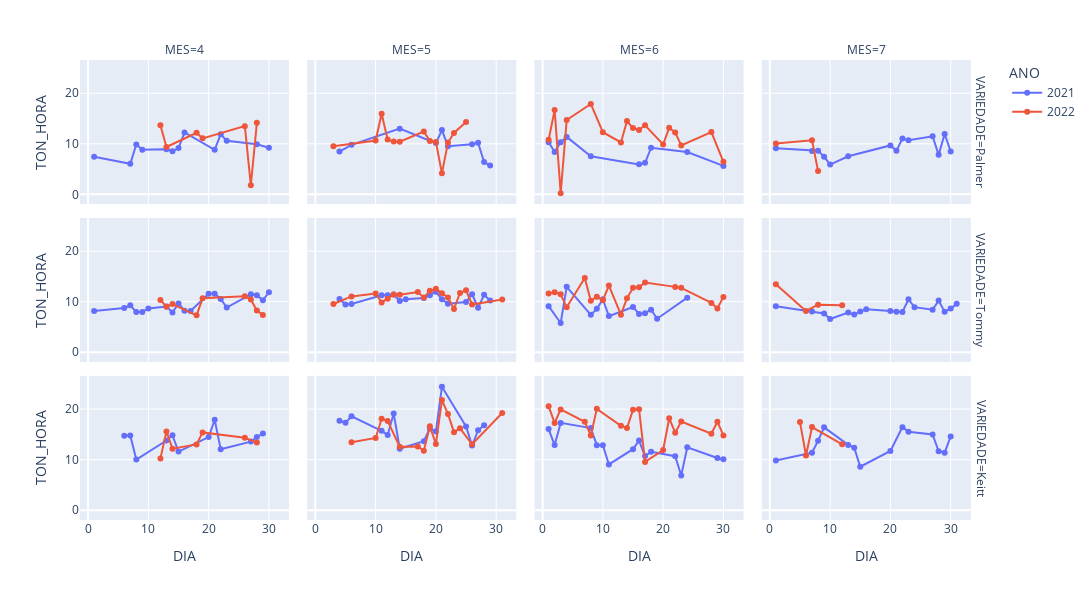

The notebook cell saved with this chart:
### Code cell
fig = px.line(df_piv_dia_mes,x = 'DIA',y = 'TON_HORA', color = 'ANO', facet_col =  'MES', facet_row = 'VARIEDADE' )
fig.update_layout(height = 600, width = 1250, hovermode="x unified")
fig.update_traces(mode="markers+lines", hovertemplate=None)
fig.update_xaxes(categoryorder='category ascending')
fig

### Figure 1 — Plotly figure (JSON) as saved in the notebook; plotly's stock layout.template omitted (floating-point values rounded to 4 significant figures)
{"data": [{"legendgroup": "2021", "line": {"color": "#636efa", "dash": "solid"}, "marker": {"symbol": "circle"}, "mode": "markers+lines", "name": "2021", "orientation": "v", "showlegend": true, "type": "scatter", "x": [1, 7, 8, 9, 13, 14, 15, 16, 21, 22, 23, 28, 30], "xaxis": "x9", "y": [7.43, 6.05, 9.875, 8.82, 8.92, 8.525, 9.153, 12.25, 8.81, 11.88, 10.61, 9.91, 9.225], "yaxis": "y9"}, {"legendgroup": "2021", "line": {"color": "#636efa", "dash": "solid"}, "marker": {"symbol": "circle"}, "mode": "markers+lines", "name": "2021", "orientation": "v", "showlegend": false, "type": "scatter", "x": [4, 6, 14, 20, 21, 22, 26, 27, 28, 29], "xaxis": "x10", "y": [8.47, 9.8, 13, 10.14, 12.71, 9.54, 9.91, 10.19, 6.41, 5.7], "yaxis": "y10"}, {"legendgroup": "2021", "line": {"color": "#636efa", "dash": "solid"}, "marker": {"symbol": "circle"}, "mode": "markers+lines", "name": "2021", "orientation": "v", "showlegend": false, "type": "scatter", "x": [1, 2, 3, 4, 8, 16, 17, 18, 24, 30], "xaxis": "x11", "y": [10.32, 8.4, 10.3, 11.37, 7.52, 5.93, 6.23, 9.22, 8.36, 5.63], "yaxis": "y11"}, {"legendgroup": "2021", "line": {"color": "#636efa", "dash": "solid"}, "marker": {"symbol": "circle"}, "mode": "markers+lines", "name": "2021", "orientation": "v", "showlegend": false, "type": "scatter", "x": [1, 7, 8, 9, 10, 13, 20, 21, 22, 23, 27, 28, 29, 30], "xaxis": "x12", "y": [9.117, 8.57, 8.61, 7.46, 5.88, 7.54, 9.68, 8.65, 11.02, 10.68, 11.49, 7.81, 11.93, 8.49], "yaxis": "y12"}, {"legendgroup": "2021", "line": {"color": "#636efa", "dash": "solid"}, "marker": {"symbol": "circle"}, "mode": "markers+lines", "name": "2021", "orientation": "v", "showlegend": false, "type": "scatter", "x": [1, 6, 7, 8, 9, 10, 13, 14, 15, 16, 17, 20, 21, 22, 23, 27, 28, 29, 30], "xaxis": "x5", "y": [8.186, 8.74, 9.304, 7.95, 7.985, 8.682, 9.037, 7.883, 9.657, 8.237, 8.17, 11.58, 11.56, 10.55, 8.847, 11.47, 11.27, 10.28, 11.88], "yaxis": "y5"}, {"legendgroup": "2021", "line": {"color": "#636efa", "dash": "solid"}, "marker": {"symbol": "circle"}, "mode": "markers+lines", "name": "2021", "orientation": "v", "showlegend": false, "type": "scatter", "x": [4, 5, 6, 11, 12, 13, 14, 15, 18, 19, 20, 21, 22, 25, 26, 27, 28, 29], "xaxis": "x6", "y": [10.54, 9.45, 9.562, 11.29, 11.27, 11.42, 10.13, 10.48, 10.76, 11.29, 11.96, 10.47, 9.586, 9.925, 11.48, 8.825, 11.37, 10.26], "yaxis": "y6"}, {"legendgroup": "2021", "line": {"color": "#636efa", "dash": "solid"}, "marker": {"symbol": "circle"}, "mode": "markers+lines", "name": "2021", "orientation": "v", "showlegend": false, "type": "scatter", "x": [1, 3, 4, 8, 9, 10, 11, 15, 16, 17, 18, 19, 24], "xaxis": "x7", "y": [9.12, 5.8, 12.96, 7.41, 8.59, 10.49, 7.155, 8.97, 7.58, 7.7, 8.425, 6.64, 10.8], "yaxis": "y7"}, {"legendgroup": "2021", "line": {"color": "#636efa", "dash": "solid"}, "marker": {"symbol": "circle"}, "mode": "markers+lines", "name": "2021", "orientation": "v", "showlegend": false, "type": "scatter", "x": [1, 7, 9, 10, 13, 14, 15, 16, 20, 21, 22, 23, 24, 27, 28, 29, 30, 31], "xaxis": "x8", "y": [9.09, 8.045, 7.675, 6.585, 7.86, 7.487, 8.056, 8.527, 8.15, 8.017, 7.98, 10.48, 8.923, 8.41, 10.23, 8.04, 8.643, 9.578], "yaxis": "y8"}, {"legendgroup": "2021", "line": {"color": "#636efa", "dash": "solid"}, "marker": {"symbol": "circle"}, "mode": "markers+lines", "name": "2021", "orientation": "v", "showlegend": false, "type": "scatter", "x": [6, 7, 8, 13, 14, 15, 20, 21, 22, 27, 28, 29], "xaxis": "x", "y": [14.76, 14.79, 10.02, 13.79, 14.81, 11.61, 14.47, 17.89, 12.07, 13.57, 14.49, 15.16], "yaxis": "y"}, {"legendgroup": "2021", "line": {"color": "#636efa", "dash": "solid"}, "marker": {"symbol": "circle"}, "mode": "markers+lines", "name": "2021", "orientation": "v", "showlegend": false, "type": "scatter", "x": [4, 5, 6, 11, 12, 13, 14, 18, 19, 20, 21, 25, 26, 27, 28], "xaxis": "x2", "y": [17.7, 17.28, 18.58, 15.7, 14.88, 19.13, 12.16, 13.66, 16.19, 15.58, 24.41, 16.59, 12.8, 15.82, 16.83], "yaxis": "y2"}, {"legendgroup": "2021", "line": {"color": "#636efa", "dash": "solid"}, "marker": {"symbol": "circle"}, "mode": "markers+lines", "name": "2021", "orientation": "v", "showlegend": false, "type": "scatter", "x": [1, 2, 3, 8, 9, 10, 11, 15, 16, 17, 18, 22, 23, 24, 29, 30], "xaxis": "x3", "y": [16.05, 12.88, 17.28, 16.25, 12.87, 12.86, 9.05, 12.07, 13.78, 10.7, 11.57, 10.7, 6.882, 12.46, 10.34, 10.07], "yaxis": "y3"}, {"legendgroup": "2021", "line": {"color": "#636efa", "dash": "solid"}, "marker": {"symbol": "circle"}, "mode": "markers+lines", "name": "2021", "orientation": "v", "showlegend": false, "type": "scatter", "x": [1, 7, 8, 9, 13, 14, 15, 20, 22, 23, 27, 28, 29, 30], "xaxis": "x4", "y": [9.82, 11.38, 13.75, 16.4, 12.92, 12.37, 8.61, 11.73, 16.44, 15.53, 14.99, 11.67, 11.38, 14.6], "yaxis": "y4"}, {"legendgroup": "2022", "line": {"color": "#EF553B", "dash": "solid"}, "marker": {"symbol": "circle"}, "mode": "markers+lines", "name": "2022", "orientation": "v", "showlegend": true, "type": "scatter", "x": [12, 13, 18, 19, 26, 27, 28], "xaxis": "x9", "y": [13.65, 9.37, 12.18, 11.08, 13.5, 1.82, 14.15], "yaxis": "y9"}, {"legendgroup": "2022", "line": {"color": "#EF553B", "dash": "solid"}, "marker": {"symbol": "circle"}, "mode": "markers+lines", "name": "2022", "orientation": "v", "showlegend": false, "type": "scatter", "x": [3, 10, 11, 12, 13, 14, 18, 19, 20, 21, 22, 23, 25], "xaxis": "x10", "y": [9.535, 10.64, 15.96, 10.83, 10.44, 10.41, 12.44, 10.55, 10.36, 4.15, 10.24, 12.14, 14.31], "yaxis": "y10"}, {"legendgroup": "2022", "line": {"color": "#EF553B", "dash": "solid"}, "marker": {"symbol": "circle"}, "mode": "markers+lines", "name": "2022", "orientation": "v", "showlegend": false, "type": "scatter", "x": [1, 2, 3, 4, 8, 10, 13, 14, 15, 16, 17, 20, 21, 22, 23, 28, 30], "xaxis": "x11", "y": [10.78, 16.7, 0.23, 14.72, 17.89, 12.3, 10.26, 14.5, 13.1, 12.73, 13.67, 9.88, 13.16, 12.26, 9.683, 12.33, 6.425], "yaxis": "y11"}, {"legendgroup": "2022", "line": {"color": "#EF553B", "dash": "solid"}, "marker": {"symbol": "circle"}, "mode": "markers+lines", "name": "2022", "orientation": "v", "showlegend": false, "type": "scatter", "x": [1, 7, 8], "xaxis": "x12", "y": [10.08, 10.68, 4.61], "yaxis": "y12"}, {"legendgroup": "2022", "line": {"color": "#EF553B", "dash": "solid"}, "marker": {"symbol": "circle"}, "mode": "markers+lines", "name": "2022", "orientation": "v", "showlegend": false, "type": "scatter", "x": [12, 13, 14, 18, 19, 26, 27, 28, 29], "xaxis": "x5", "y": [10.35, 9.027, 9.535, 7.32, 10.68, 11.08, 10.46, 8.262, 7.395], "yaxis": "y5"}, {"legendgroup": "2022", "line": {"color": "#EF553B", "dash": "solid"}, "marker": {"symbol": "circle"}, "mode": "markers+lines", "name": "2022", "orientation": "v", "showlegend": false, "type": "scatter", "x": [3, 6, 10, 11, 12, 13, 14, 17, 18, 19, 20, 21, 22, 23, 24, 25, 26, 31], "xaxis": "x6", "y": [9.547, 11.06, 11.62, 9.858, 10.6, 11.44, 11.39, 11.93, 10.81, 12.15, 12.56, 11.67, 10.85, 8.57, 11.75, 12.27, 9.45, 10.43], "yaxis": "y6"}, {"legendgroup": "2022", "line": {"color": "#EF553B", "dash": "solid"}, "marker": {"symbol": "circle"}, "mode": "markers+lines", "name": "2022", "orientation": "v", "showlegend": false, "type": "scatter", "x": [1, 2, 3, 4, 7, 8, 9, 10, 11, 13, 14, 15, 16, 17, 22, 23, 28, 29, 30], "xaxis": "x7", "y": [11.64, 11.86, 11.49, 8.89, 14.71, 10.18, 10.99, 10.3, 13.21, 7.443, 10.69, 12.75, 12.89, 13.8, 12.94, 12.74, 9.77, 8.685, 10.96], "yaxis": "y7"}, {"legendgroup": "2022", "line": {"color": "#EF553B", "dash": "solid"}, "marker": {"symbol": "circle"}, "mode": "markers+lines", "name": "2022", "orientation": "v", "showlegend": false, "type": "scatter", "x": [1, 6, 8, 12], "xaxis": "x8", "y": [13.46, 8.168, 9.415, 9.3], "yaxis": "y8"}, {"legendgroup": "2022", "line": {"color": "#EF553B", "dash": "solid"}, "marker": {"symbol": "circle"}, "mode": "markers+lines", "name": "2022", "orientation": "v", "showlegend": false, "type": "scatter", "x": [12, 13, 14, 18, 19, 26, 28], "xaxis": "x", "y": [10.26, 15.59, 12.17, 13.01, 15.4, 14.32, 13.38], "yaxis": "y"}, {"legendgroup": "2022", "line": {"color": "#EF553B", "dash": "solid"}, "marker": {"symbol": "circle"}, "mode": "markers+lines", "name": "2022", "orientation": "v", "showlegend": false, "type": "scatter", "x": [6, 10, 11, 12, 14, 17, 18, 19, 20, 21, 22, 23, 24, 26, 31], "xaxis": "x2", "y": [13.45, 14.29, 18.11, 17.63, 12.56, 12.61, 11.78, 16.6, 13.11, 21.79, 19.05, 15.44, 16.2, 13.05, 19.24], "yaxis": "y2"}, {"legendgroup": "2022", "line": {"color": "#EF553B", "dash": "solid"}, "marker": {"symbol": "circle"}, "mode": "markers+lines", "name": "2022", "orientation": "v", "showlegend": false, "type": "scatter", "x": [1, 2, 3, 7, 8, 9, 13, 14, 15, 16, 17, 20, 21, 22, 23, 28, 29, 30], "xaxis": "x3", "y": [20.55, 17.27, 19.94, 17.5, 14.79, 20.05, 16.69, 16.28, 19.86, 19.99, 9.56, 11.91, 18.19, 15.34, 17.56, 15.15, 17.51, 14.79], "yaxis": "y3"}, {"legendgroup": "2022", "line": {"color": "#EF553B", "dash": "solid"}, "marker": {"symbol": "circle"}, "mode": "markers+lines", "name": "2022", "orientation": "v", "showlegend": false, "type": "scatter", "x": [5, 6, 7, 12], "xaxis": "x4", "y": [17.45, 10.83, 16.46, 13.04], "yaxis": "y4"}], "layout": {"annotations": [{"font": {}, "showarrow": false, "text": "MES=4", "x": 0.115, "xanchor": "center", "xref": "paper", "y": 1.0, "yanchor": "bottom", "yref": "paper"}, {"font": {}, "showarrow": false, "text": "MES=5", "x": 0.365, "xanchor": "center", "xref": "paper", "y": 1.0, "yanchor": "bottom", "yref": "paper"}, {"font": {}, "showarrow": false, "text": "MES=6", "x": 0.615, "xanchor": "center", "xref": "paper", "y": 1.0, "yanchor": "bottom", "yref": "paper"}, {"font": {}, "showarrow": false, "text": "MES=7", "x": 0.865, "xanchor": "center", "xref": "paper", "y": 1.0, "yanchor": "bottom", "yref": "paper"}, {"font": {}, "showarrow": false, "text": "VARIEDADE=Keitt", "textangle": 90, "x": 0.98, "xanchor": "left", "xref": "paper", "y": 0.1567, "yanchor": "middle", "yref": "paper"}, {"font": {}, "showarrow": false, "text": "VARIEDADE=Tommy", "textangle": 90, "x": 0.98, "xanchor": "left", "xref": "paper", "y": 0.5, "yanchor": "middle", "yref": "paper"}, {"font": {}, "showarrow": false, "text": "VARIEDADE=Palmer", "textangle": 90, "x": 0.98, "xanchor": "left", "xref": "paper", "y": 0.8433, "yanchor": "middle", "yref": "paper"}], "height": 600, "hovermode": "x unified", "legend": {"title": {"text": "ANO"}, "tracegroupgap": 0}, "margin": {"t": 60}, "width": 1250, "xaxis": {"anchor": "y", "categoryorder": "category ascending", "domain": [0, 0.23], "title": {"text": "DIA"}}, "xaxis10": {"anchor": "y10", "categoryorder": "category ascending", "domain": [0.25, 0.48], "matches": "x", "showticklabels": false}, "xaxis11": {"anchor": "y11", "categoryorder": "category ascending", "domain": [0.5, 0.73], "matches": "x", "showticklabels": false}, "xaxis12": {"anchor": "y12", "categoryorder": "category ascending", "domain": [0.75, 0.98], "matches": "x", "showticklabels": false}, "xaxis2": {"anchor": "y2", "categoryorder": "category ascending", "domain": [0.25, 0.48], "matches": "x", "title": {"text": "DIA"}}, "xaxis3": {"anchor": "y3", "categoryorder": "category ascending", "domain": [0.5, 0.73], "matches": "x", "title": {"text": "DIA"}}, "xaxis4": {"anchor": "y4", "categoryorder": "category ascending", "domain": [0.75, 0.98], "matches": "x", "title": {"text": "DIA"}}, "xaxis5": {"anchor": "y5", "categoryorder": "category ascending", "domain": [0, 0.23], "matches": "x", "showticklabels": false}, "xaxis6": {"anchor": "y6", "categoryorder": "category ascending", "domain": [0.25, 0.48], "matches": "x", "showticklabels": false}, "xaxis7": {"anchor": "y7", "categoryorder": "category ascending", "domain": [0.5, 0.73], "matches": "x", "showticklabels": false}, "xaxis8": {"anchor": "y8", "categoryorder": "category ascending", "domain": [0.75, 0.98], "matches": "x", "showticklabels": false}, "xaxis9": {"anchor": "y9", "categoryorder": "category ascending", "domain": [0, 0.23], "matches": "x", "showticklabels": false}, "yaxis": {"anchor": "x", "domain": [0, 0.3133], "title": {"text": "TON_HORA"}}, "yaxis10": {"anchor": "x10", "domain": [0.6867, 1.0], "matches": "y", "showticklabels": false}, "yaxis11": {"anchor": "x11", "domain": [0.6867, 1.0], "matches": "y", "showticklabels": false}, "yaxis12": {"anchor": "x12", "domain": [0.6867, 1.0], "matches": "y", "showticklabels": false}, "yaxis2": {"anchor": "x2", "domain": [0, 0.3133], "matches": "y", "showticklabels": false}, "yaxis3": {"anchor": "x3", "domain": [0, 0.3133], "matches": "y", "showticklabels": false}, "yaxis4": {"anchor": "x4", "domain": [0, 0.3133], "matches": "y", "showticklabels": false}, "yaxis5": {"anchor": "x5", "domain": [0.3433, 0.6567], "matches": "y", "title": {"text": "TON_HORA"}}, "yaxis6": {"anchor": "x6", "domain": [0.3433, 0.6567], "matches": "y", "showticklabels": false}, "yaxis7": {"anchor": "x7", "domain": [0.3433, 0.6567], "matches": "y", "showticklabels": false}, "yaxis8": {"anchor": "x8", "domain": [0.3433, 0.6567], "matches": "y", "showticklabels": false}, "yaxis9": {"anchor": "x9", "domain": [0.6867, 1.0], "matches": "y", "title": {"text": "TON_HORA"}}}}
